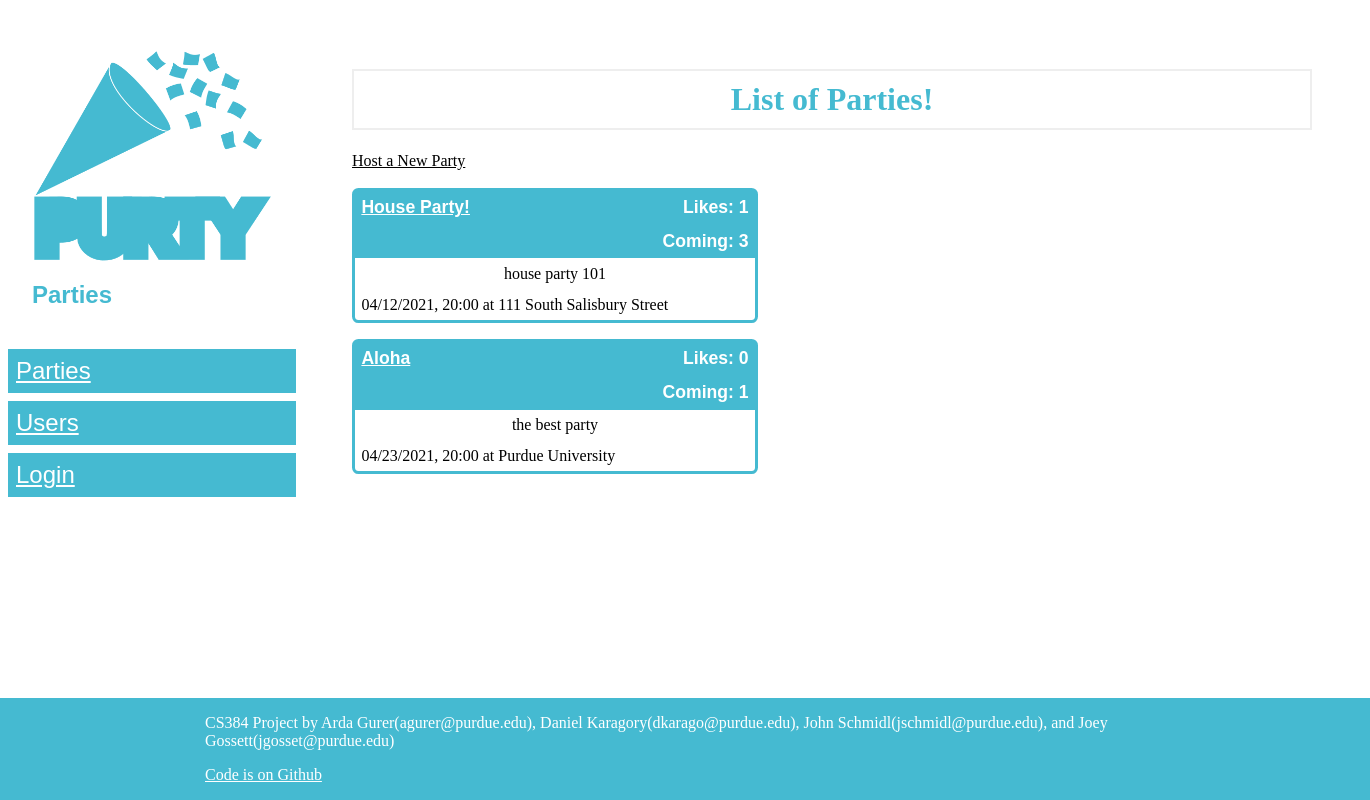
/parties, run on the app's committed database.
### database_orm.py (models this page shows, shortened)
    class Party(db_orm.Model):
        party_id = db_orm.Column('party_id', db_orm.Integer, primary_key = True)
        name = db_orm.Column(db_orm.String(40))
        date = db_orm.Column(db_orm.String(40))
        time = db_orm.Column(db_orm.String(40))
        description = db_orm.Column(db_orm.String(400))
        location_id = db_orm.Column(db_orm.Integer)
        invited_cnt = db_orm.Column(db_orm.Integer)
        coming_cnt = db_orm.Column(db_orm.Integer)
        likes_cnt = db_orm.Column(db_orm.Integer)

    class Location(db_orm.Model):
        location_id = db_orm.Column('location_id', db_orm.Integer, primary_key = True)
        address = db_orm.Column(db_orm.String(400))

### app.py (the view)
@app.route('/parties')
def parties():
    parties = db.get_all_parties_with_address()
    return render_template('parties.html', parties=parties)

### app.py (called while the page is built)
@app.before_request
def check_session():
    if 'user_id' in session:
        if db.user_exists(session['user_id']) == False:
            session.pop('user_id')

### database.py (called while the page is built)
def get_db_connection():
    conn = sqlite3.connect('purty.db')
    conn.row_factory = sqlite3.Row
    return conn

def get_all_parties_with_address():
    conn = get_db_connection()
    parties = conn.execute('SELECT party_id, name, date, time, description, location_id, invited_cnt, coming_cnt, likes_cnt, address FROM Party NATURAL JOIN Location').fetchall()
    conn.close()
    return parties

### templates/parties.html
{% extends "base.html" %}
{% block title %} Parties {% endblock %}
{% block content %}
    <h1>List of Parties!</h1>
    <a href="{{ url_for('new_party') }}">Host a New Party</a><br><br>
    {% for party in parties %}
        <div class='party partyThumbnail'>
            <div class='name'>
                <a href="{{ url_for('party', party_id=party['party_id']) }}">
                    {{ party['name'] }}
                </a>
            </div>
            <div class='likes'>
                Likes: {{ party['likes_cnt'] }}
            </div>
            <div class='coming'>
                Coming: {{ party['coming_cnt'] }}
            </div>
            <div class='description'>
                {{ party['description'] }}
            </div>
            <div class='details'>
                {{ party['date'] }}, {{ party['time'] }} at {{ party['address'] }}
            </div>
        </div>
    {% endfor %}
{% endblock %}

### static/css/style.css (style rules this page uses)
:root { --pageContentWidth: 60rem; --headerColor: #45bad1; --headerColorContrast: white; }
h1 { border: 2px #eee solid; color: var(--headerColor); text-align: center; padding: 10px; }
body { height: 100%; padding: 0; margin: 0; display: flex; flex-direction: column; }
html { height: 100%; }
a { color: inherit; }
.party { display: grid; grid-template-columns: 1fr min-content; grid-template-areas: "name likes" "name coming" "description description" "details details" "users users"; width: 25rem; border-radius: 0.4rem 0.4rem 0.4rem 0.4rem; border-style: solid; border-color: var(--headerColor); margin-bottom: 1rem; }
.partyThumbnail { display: grid; grid-template-columns: 1fr min-content; grid-template-areas: "name likes" "name coming" "description description" "details details"; width: 25rem; border-radius: 0.4rem 0.4rem 0.4rem 0.4rem; border-style: solid; border-color: var(--headerColor); }
.party .name { grid-area: name; padding: 0.4rem; background-color: var(--headerColor); color: var(--headerColorContrast); font-size: 1.1rem; font-family: sans-serif; font-weight: bold; }
.party .description { grid-area: description; text-align: center; padding: 0.4rem; }
.party .details { grid-area: details; padding: 0.4rem; }
.party .likes { grid-area: likes; padding: 0.4rem; background-color: var(--headerColor); color: var(--headerColorContrast); font-size: 1.1rem; font-family: sans-serif; font-weight: bold; text-align: right; width: 7rem; }
.party .coming { grid-area: coming; padding: 0.4rem; background-color: var(--headerColor); color: var(--headerColorContrast); font-size: 1.1rem; font-family: sans-serif; font-weight: bold; text-align: right; width: 7rem; }

### data on the page
Party: name "House Party!", likes_cnt "1", coming_cnt "3", description "house party 101", date "04/12/2021", time "20:00", address "111 South Salisbury Street"
Party: name "Aloha", likes_cnt "0", coming_cnt "1", description "the best party", date "04/23/2021", time "20:00", address "Purdue University"
